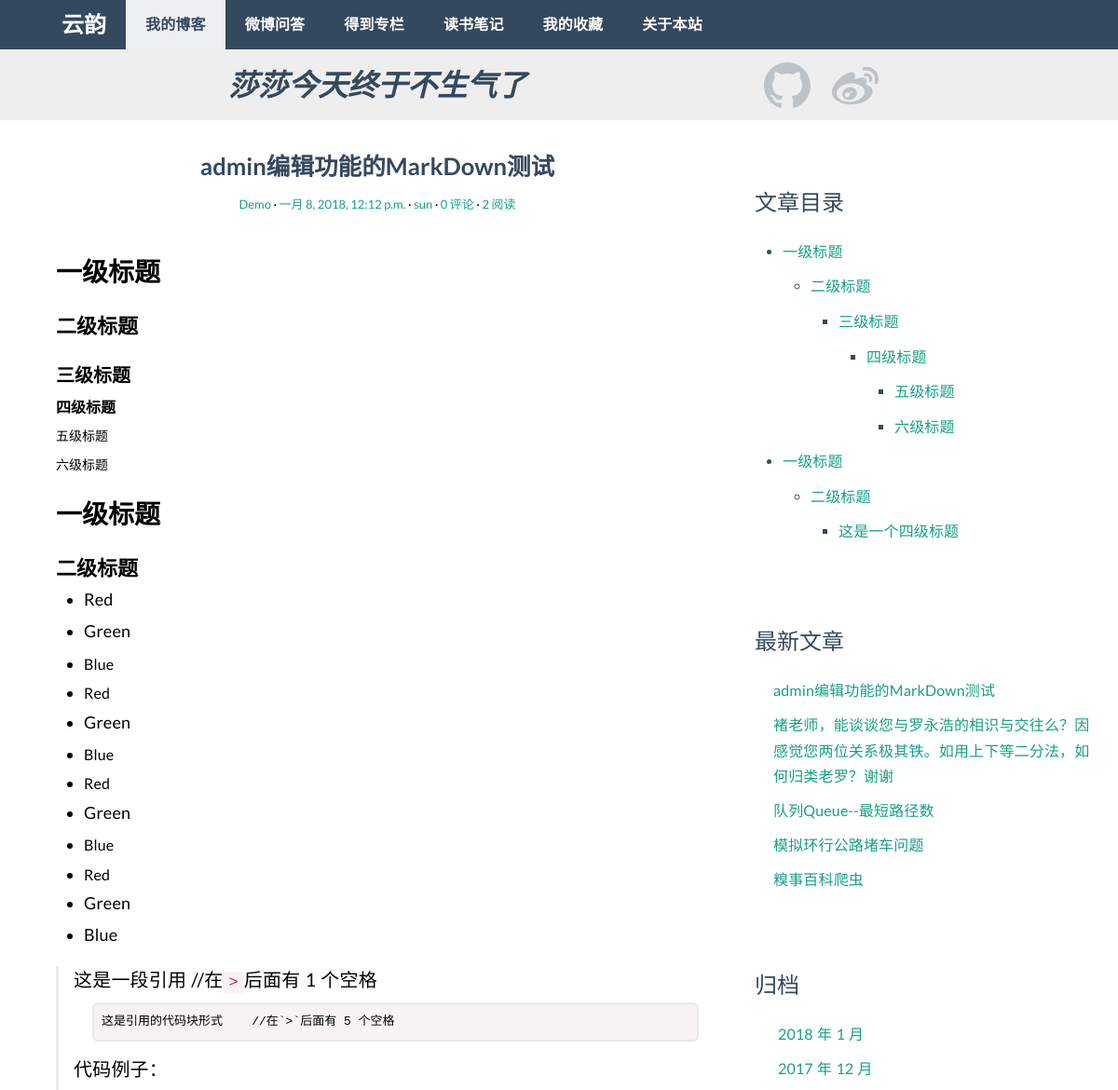
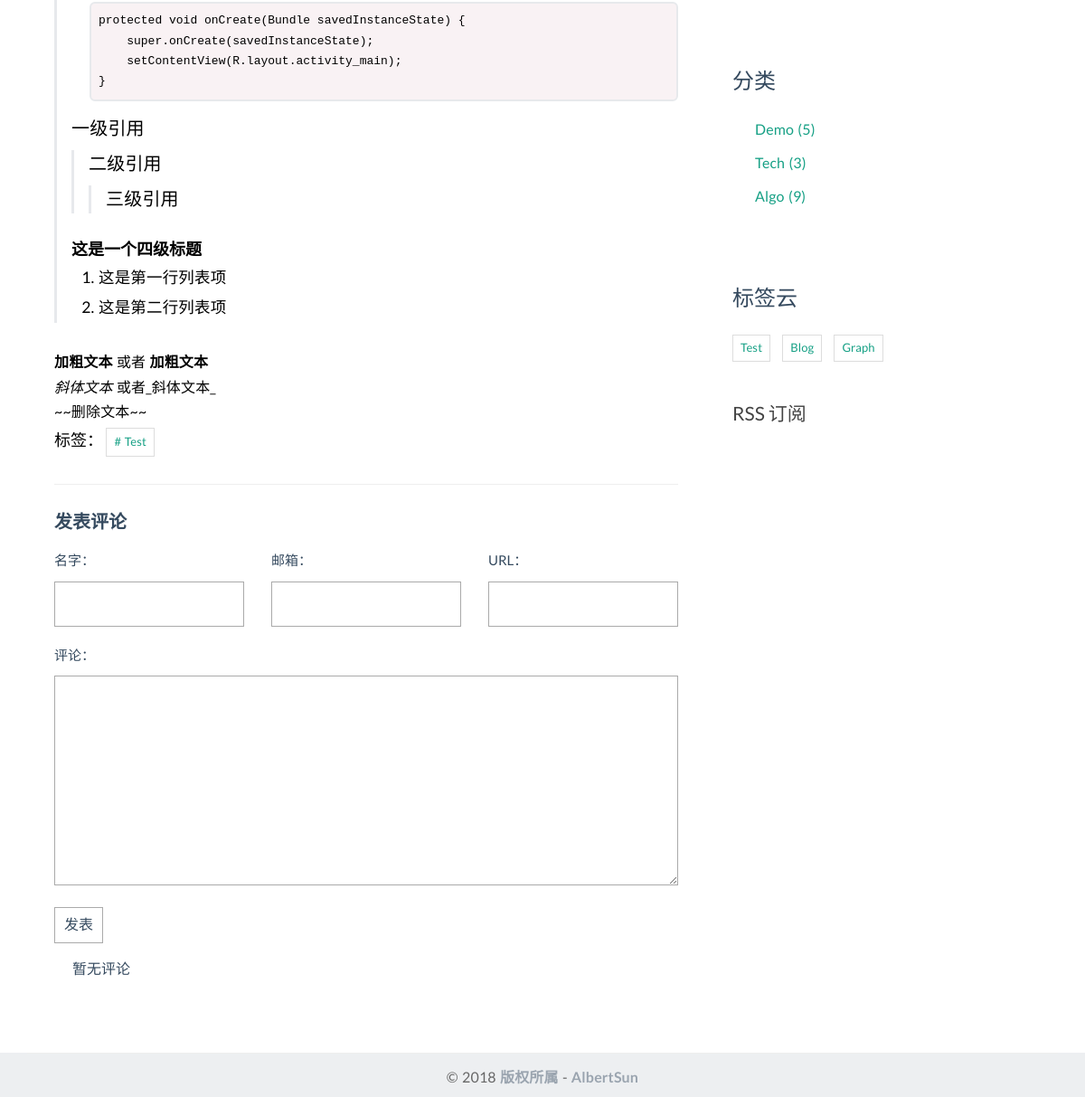
The app's page /post/17/ with its own data (2 pictures, top to bottom).
### article/models.py (models this page shows, shortened)
class Article(models.Model):
    title = models.CharField(max_length=30, verbose_name="文章标题")
    body = models.TextField(verbose_name="文章内容", default='')
    created_time = models.DateTimeField(verbose_name="创建时间")
    modified_time = models.DateTimeField(verbose_name="修改时间")
    excerpt = models.CharField(max_length=256, blank=True, verbose_name="摘要")
    '''
    这是分类与标签，分类与标签的模型我们已经定义在上面。
    我们在这里把文章对应的数据库表和分类、标签对应的数据库表关联了起来，但是关联形式稍微有点不同。
    我们规定一篇文章只能对应一个分类，但是一个分类下可以有多篇文章，所以我们使用的是 ForeignKey，即一对多的关联关系。
    而对于标签来说，一篇文章可以有多个标签，同一个标签下也可能有多篇文章，所以我们使用 ManyToManyField，表明这是多对多的关联关系。
    同时我们规定文章可以没有标签，因此为标签 tags 指定了 blank=True。
    如果你对 ForeignKey、ManyToManyField 不了解，请看教程中的解释，亦可参考官方文档：
    https://docs.djangoproject.com/en/1.10/topics/db/models/#relationships
    '''
    category = models.ForeignKey(Category, verbose_name="分类")
    tags = models.ManyToManyField(Tag, blank=True, verbose_name=u"标签")
    '''
    文章作者，这里 User 是从 django.contrib.auth.models 导入的。
    django.contrib.auth 是 Django 内置的应用，专门用于处理网站用户的注册、登录等流程，User 是 Django 为我们已经写好的用户模型。
    这里我们通过 ForeignKey 把文章和 User 关联了起来。
    因为我们规定一篇文章只能有一个作者，而一个作者可能会写多篇文章，因此这是一对多的关联关系，和 Category 类似。
    '''
    author = models.ForeignKey(User, verbose_name="作者")
    views = models.PositiveIntegerField(default=1, verbose_name="浏览量")
    def increase_views(self):
        self.views += 1
    def get_absolute_url(self):
        return reverse('article:detail', kwargs={'pk': self.pk})  # reverse的第一个参数是urls.py的url中的name, blogdetail
    class Meta:  # 列表中可以用多个项，比如 ordering = ['-created_time', 'title']，那么首先依据created_time排序
        ordering = ['-created_time']

class Category(models.Model):
    name = models.CharField(max_length=20, verbose_name="类别名称")

class Tag(models.Model):
    name = models.CharField(max_length=20, verbose_name="标签名称")

### article/views.py (the view)
# urls.py: url(r'^post/(?P<pk>[0-9]+)/$', views.ArticleDetailView.as_view(), name='detail'),
class ArticleDetailView(DetailView):
    model = Article
    template_name = 'article/detail.html'
    context_object_name = 'post'
    def get(self, request, *args, **kwargs):
        response = super(ArticleDetailView, self).get(request, *args, **kwargs)
        self.object.increase_views()
        return response
    def get_object(self, queryset=None):
        article = super(ArticleDetailView, self).get_object(queryset)
        md = markdown.Markdown(extensions=[
            'markdown.extensions.extra',
            'markdown.extensions.codehilite',
            TocExtension(slugify=slugify),
        ])
        article.body = md.convert(article.body)
        article.toc = md.toc
        return article
    def get_context_data(self, **kwargs):
        context = super(ArticleDetailView, self).get_context_data(**kwargs)
        form = CommentForm()
        comment_list = self.object.comment_set.all()
        context.update({
            'form': form,
            'comment_list': comment_list
        })
        return context

### templates/article/detail.html (shortened to what this page needs)
{% extends 'base.html' %}
{% block main %}
    <article class="post post-{{ post.pk }}">
        <header class="entry-header">
            <h1 class="entry-title">{{ post.title }}</h1>
            <div class="entry-meta">
                <span class="post-category"><a href="{% url 'article:category' post.category.pk %}">{{ post.category.name }}</a></span>
                <span class="post-date"><a href="{% url 'article:archives' post.created_time.year post.created_time.month %}"><time class="entry-date"
                                                        datetime="{{ post.created_time}}">{{ post.created_time }}</time></a></span>
                <span class="post-author"><a href="#">{{ post.author }}</a></span>
                <span class="comments-link"><a href="#">{{ post.comment_set.count }} 评论</a></span>
                <span class="views-count"><a href="#">{{ post.views }} 阅读</a></span>
            </div>
      </header>
      <div class="entry-content clearfix">
          {{ post.body|safe }}
          <div class="widget-tag-cloud">
                <ul>
                    标签：
                    {% for tag in post.tags.all %}
                        <li><a href="{% url 'article:tag' tag.pk %}"># {{ tag.name }}</a></li>
                    {% endfor %}
                </ul>
            </div>
      </div>
    </article>
    <section class="comment-area" id="comment-area">
        <hr>
        <h3>发表评论</h3>
        <form action="{% url 'comments:post_comment' post.pk %}" method="post" class="comment-form">
            <div class="row">
                <div class="col-md-4">
                    <label for="{{ form.name.id_for_label }}">名字：</label>
                    {{ form.name }}
                </div>
                <div class="col-md-4">
                    <label for="{{ form.email.id_for_label }}">邮箱：</label>
                    {{ form.email }}
                </div>
                <div class="col-md-4">
                    <label for="{{ form.url.id_for_label }}">URL：</label>
                    {{ form.url }}
                </div>
                <div class="col-md-12">
                    <label for="{{ form.text.id_for_label }}">评论：</label>
                    {{ form.text }}
                    <button type="submit" class="comment-btn">发表</button>
                </div>
            </div>
        </form>
        <ul class="comment-list list-unstyled">
            {% for comment in comment_list %}
                <li class="comment-item">
                    <span class="nickname">{{ comment.name }}</span>
                    <time class="submit-date">{{ comment.created_time }}</time>
                    <div class="text">
                        {{ comment.text }}
                    </div>
                </li>
            {% empty %}
                暂无评论
            {% endfor %}
        </ul>
    </section>
{% endblock main %}
{% block toc %}
<div class="widget widget-content">
    <h3 class="widget-title">文章目录</h3>
    {{ post.toc|safe }}
</div>
{% endblock toc %}

### templates/base.html (shortened to what this page needs)
<!DOCTYPE html>
{% load staticfiles %}
{% load blog_tags %}
<html lang="zh-cn">
    <head>
        <link rel="stylesheet" href="{% static 'article/css/custom.css' %}">
        <link rel="stylesheet" href="{% static 'article/css/pagination.css' %}">
        <link rel="stylesheet" style="text/css" href="{% static 'article/css/friendly.css' %}">
        <link rel="stylesheet" href="{% static 'article/css/bootstrap.min.css' %}">
        <link rel="stylesheet" style="text/css" href="{%static 'article/css/flat-ui.css' %}">
        <link rel="stylesheet" style="text/css" href="{%static 'article/css/jblog.css' %}">
        <link rel="stylesheet" href="http://code.ionicframework.com/ionicons/2.0.1/css/ionicons.min.css">
    </head>
    <body>
        <header class="navbar-inverse navbar-fixed-top"  role="navigation">
            <div class="container">
                <nav>
                  <div class="container-fluid">
                    <div class="navbar-header">
                      <a class="navbar-brand" href="{% url 'article:index' %}">云韵</a>
                    </div>
                    <div id="navbar" class="collapse navbar-collapse">
                        <ul class="nav navbar-nav">
                            <li class="active"><a id="navbar-blog-a" href="{% url 'article:index' %}">我的博客</a></li>
                            <li ><a href="#">微博问答</a></li>
                            <li ><a href="#">得到专栏</a></li>
                            <li ><a href="#">读书笔记</a></li>
                            <li ><a href="#">我的收藏</a></li>
                            <li ><a href="#">关于本站</a></li>
                        </ul>
                    </div>
                  </div>
                </nav>
            </div>
        </header>
        <div class="jumbotron masthead">
              <div class="container">
                <div class = "row">
                    <div class="col-md-8 text-center">
                        <h3 style="font-size: 32px;"><i id="greeting-sentence">莎莎今天终于不生气了</i></h3>
                    </div>
                    <div class="col-md-2 icon-link-div">
                        <a href="https://github.com/jhonsonlaid">
                        </a>
                        <a href="http://weibo.com/2188137122/profile?rightmod=1&wvr=6&mod=personinfo&is_all=1">
                        </a>
                    </div>
                </div>
              </div>
        </div>
        <div class="content-body">
            <div class="container">
                <div class="row">
                    <main class="col-md-8">
                        {% block main %}
                        {% endblock main %}
                    </main>
                    <aside class="col-md-4">
                        {% block toc %}{% endblock toc %}
                        <div class="widget widget-recent-posts">
                            <h3 class="widget-title">最新文章</h3>
                            {% get_recent_posts as recent_post_list %}
                            <ul>
                                {% for post in recent_post_list %}
                                    <li>
                                        <a href="{{ post.get_absolute_url }}">{{ post.title }}</a>
                                    </li>
                                {% empty %}
                                    暂无文章！
                                {% endfor %}
                            </ul>
                        </div>
                        <div class="widget widget-archives">
                            <h3 class="widget-title">归档</h3>
                            {% archives as date_list %}
                            <ul>
                                {% for date in date_list %}
                                    <li>
                                        <a href="{% url 'article:archives' date.year date.month %}">
                                        {{ date.year }} 年 {{ date.month }} 月</a>
                                    </li>
                                {% empty %}
                                    暂无归档！
                                {% endfor %}
                            </ul>
                        </div>
                        <div class="widget widget-category">
                            <h3 class="widget-title">分类</h3>
                            {% get_categories as category_list %}
                            <ul>
                                {% for category in category_list %}
                                    <li>
                                        <a href="{% url 'article:category' category.pk %}">{{ category.name }} <span class="post-count">({{ category.num_posts }})</span></a>
                                    </li>
                                {% empty %}
                                    暂无分类！
                                {% endfor %}
                            </ul>
                        </div>
                        <div class="widget widget-tag-cloud">
                            <h3 class="widget-title">标签云</h3>
                                {% get_tags as tag_list %}
                                <ul>
                                    {% for tag in tag_list %}
                                    <li>
                                        <a href="{% url 'article:tag' tag.pk %}">{{ tag.name }}</a>
                                    </li>
                                    {% empty %}
                                        暂无标签！
                                    {% endfor %}
                                </ul>
                        </div>
                        <div class="rss">
                            <a href="{% url 'rss' %}"> RSS 订阅</a>
                        </div>
                    </aside>
                </div>
            </div>
        </div>
        <footer id="site-footer">
            <div class="container">
                <div class="row">
                    <div class="col-md-12">
                        <p class="copyright">&copy 2018 <a target="_blank" title="AlbertSun">版权所属</a>
                            - <a title="AlbertSun模板" target="_blank">AlbertSun</a>
                        </p>
                    </div>
                </div>
            </div>
        </footer>
    </body>
</html>

### records on screen
Article: title "admin编辑功能的MarkDown测试", category.name "Demo", created_time "一月 8, 2018, 12:12 p.m.", author "sun", comment_set.count "0", views "2", body "一级标题 二级标题 三级标题 四级标题 五级标题 六级标题 一级标题 二级标题 Red Green Blue Red Green Blue Red Green Blue Red Green Blue 这是一段引用 //在 > 后面有 1 个空格 这是引用的代码块形式 //在`>`后面有 5 个空格 代码例子： protected void onCreate(Bundle savedInstanceState) { super.onCreate(savedInstanceState); setContentView(R.layout.activity_main); } 一级引用 二级引用 三级引用 这是一个四级标题 这是第一行列表项 这是第二行列表项 加粗文本 或者 加粗文本 斜体文本 或者_斜体文本_ ~~删除文本~~", toc "一级标题 二级标题 三级标题 四级标题 五级标题 六级标题 一级标题 二级标题 这是一个四级标题"
Tag: name "Test"
Article: title "褚老师，能谈谈您与罗永浩的相识与交往么？因感觉您两位关系极其铁。如用上下等二分法，如何归类老罗？谢谢"
Article: title "队列Queue--最短路径数"
Article: title "模拟环行公路堵车问题"
Article: title "糗事百科爬虫"
Category: name "Demo", num_posts "5"
Category: name "Tech", num_posts "3"
Category: name "Algo", num_posts "9"
Tag: name "Blog"
Tag: name "Graph"

### other values on screen
{{ date.year }} "2018" "2017"
{{ date.month }} "1" "12"
